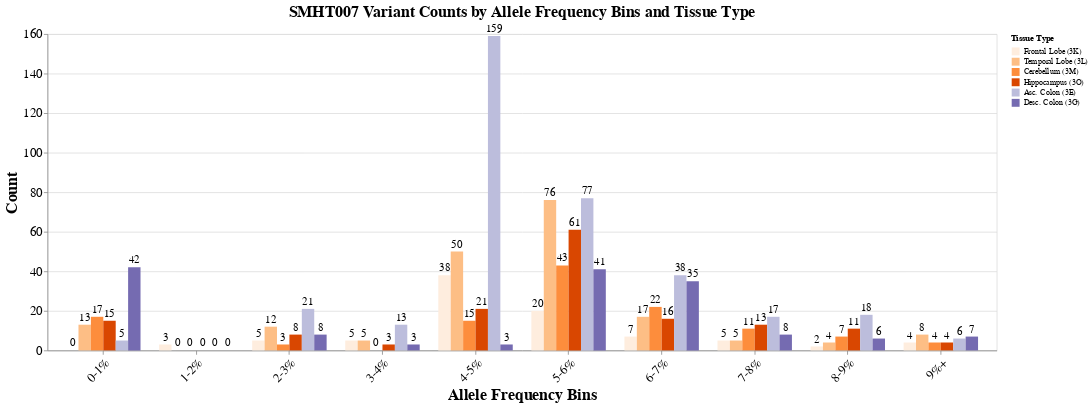

Notebook cell for this chart:
### Code cell
# Histogram of binned VAF per tissue for SMHT005

import pandas as pd
import altair as alt
import numpy as np

# Create allele frequency bins
af_bins = []
af_bins = ['0-1%', '1-2%', '2-3%', '3-4%', '4-5%', 
           '5-6%', '6-7%', '7-8%', '8-9%', '9%+']

# Tissue categories (same as original)
tissues = []
tissues = ['Frontal Lobe (3K)', 'Temporal Lobe (3L)', 'Cerebellum (3M)', 
           'Hippocampus (3O)', 'Asc. Colon (3E)', 'Desc. Colon (3G)']

counts = []
# /scratch/ucgd/lustre-labs/marth/scratch/u0746015/smaht_donor_tissue/rufus_runs/smht005/brain_vs_blood/filter_by_af.sh output concatenated in order
smht005_counts = [0, 1, 1, 1, 7, 7, 1, 1, 1, 2, 6, #3AK - 25
          0, 1, 1, 0, 9, 9, 4, 0, 0, 0, 0, #3AL - 24
          0, 0, 0, 0, 5, 11, 3, 3, 1, 1, 4, #3AM - 26
          0, 2, 0, 3, 14, 7, 2, 3, 2, 0, 1, #3AO - 33
          0, 10, 6, 10, 26, 11, 8, 2, 2, 4, #3E - 76
          0, 6, 0, 0, 6, 0, 2, 1, 0, 0, 0] #3G - 15

smht007_counts = [0, 3, 5, 5, 38, 20, 7, 5, 2, 4, 13, #3AK - 102
                0, 12, 5, 50, 76, 17, 5, 4, 8, 17, # 3AL - 194
                0, 3, 0, 15, 43, 22, 11, 7, 4, 15, # 3AM - 120
                0, 8, 3, 21, 61, 16, 13, 11, 4, 5, # 3AO - 142
                0, 21, 13, 159, 77, 38, 17, 18, 6, 42, # 3E - 391
                0, 8, 3, 3, 41, 35, 8, 6, 7, 25] #3G - 136

data_rows = []
for i, tissue in enumerate(tissues):
    for j, af_bin in enumerate(af_bins):
        # Calculate the correct index in the counts array
        count_index = i * len(af_bins) + j
        count_value = smht007_counts[count_index]
        data_rows.append({'af_bin': af_bin, 'tissue': tissue, 'count': count_value})

data = pd.DataFrame(data_rows)

# Same color scheme as original
custom_colors = ['#feedde', '#fdbe85', '#fd8d3c', '#d94701', '#bcbddc', '#756bb1']
color_scale = alt.Scale(domain=tissues, range=custom_colors)

# Create grouped bar chart
bars = alt.Chart(data).mark_bar().encode(
    x=alt.X('af_bin:N',
            title='Allele Frequency Bins',
            axis=alt.Axis(labelAngle=-45),  # Explicitly set label rotation
            sort=af_bins),
    y=alt.Y('count:Q', title='Count'),
    color=alt.Color('tissue:N',
                    scale=color_scale,
                    title='Tissue Type'),
    xOffset=alt.XOffset('tissue:N', sort=tissues),
    tooltip=['af_bin:N', 'tissue:N', 'count:Q']
)

# Create the text labels
text_labels = alt.Chart(data).mark_text(
    align='center',
    baseline='bottom',
    fontSize=14,
    dy=-2
).encode(
    x=alt.X('af_bin:N', sort=af_bins),
    y=alt.Y('count:Q'),
    color=alt.value('black'),
    text=alt.Text('count:Q'),
    xOffset=alt.XOffset('tissue:N', sort=tissues)
)

# Combine bars and text
grouped_chart = (bars + text_labels).properties(
    width=1200,
    height=400,
    title='SMHT007 Variant Counts by Allele Frequency Bins and Tissue Type'
).configure_title(
    fontSize=20
).configure_axis(
    labelFontSize=16,
    titleFontSize=20
)

# Display the grouped chart (you can switch to the faceted version by using 'bars + text' instead)
grouped_chart.show()

### Figure 1 — Vega-Lite specification as saved in the notebook (floating-point values rounded to 4 significant figures)
{"config": {"view": {"continuousWidth": 300, "continuousHeight": 300}, "axis": {"labelFontSize": 16, "titleFontSize": 20}, "title": {"fontSize": 20}}, "layer": [{"mark": {"type": "bar"}, "encoding": {"color": {"field": "tissue", "scale": {"domain": ["Frontal Lobe (3K)", "Temporal Lobe (3L)", "Cerebellum (3M)", "Hippocampus (3O)", "Asc. Colon (3E)", "Desc. Colon (3G)"], "range": ["#feedde", "#fdbe85", "#fd8d3c", "#d94701", "#bcbddc", "#756bb1"]}, "title": "Tissue Type", "type": "nominal"}, "tooltip": [{"field": "af_bin", "type": "nominal"}, {"field": "tissue", "type": "nominal"}, {"field": "count", "type": "quantitative"}], "x": {"axis": {"labelAngle": -45}, "field": "af_bin", "sort": ["0-1%", "1-2%", "2-3%", "3-4%", "4-5%", "5-6%", "6-7%", "7-8%", "8-9%", "9%+"], "title": "Allele Frequency Bins", "type": "nominal"}, "xOffset": {"field": "tissue", "sort": ["Frontal Lobe (3K)", "Temporal Lobe (3L)", "Cerebellum (3M)", "Hippocampus (3O)", "Asc. Colon (3E)", "Desc. Colon (3G)"], "type": "nominal"}, "y": {"field": "count", "title": "Count", "type": "quantitative"}}}, {"mark": {"type": "text", "align": "center", "baseline": "bottom", "dy": -2, "fontSize": 14}, "encoding": {"color": {"value": "black"}, "text": {"field": "count", "type": "quantitative"}, "x": {"field": "af_bin", "sort": ["0-1%", "1-2%", "2-3%", "3-4%", "4-5%", "5-6%", "6-7%", "7-8%", "8-9%", "9%+"], "type": "nominal"}, "xOffset": {"field": "tissue", "sort": ["Frontal Lobe (3K)", "Temporal Lobe (3L)", "Cerebellum (3M)", "Hippocampus (3O)", "Asc. Colon (3E)", "Desc. Colon (3G)"], "type": "nominal"}, "y": {"field": "count", "type": "quantitative"}}}], "data": {"name": "data-01e397196e85b2b3cd0e6bcb7f090d36"}, "height": 400, "title": "SMHT007 Variant Counts by Allele Frequency Bins and Tissue Type", "width": 1200, "$schema": "https://vega.github.io/schema/vega-lite/v5.20.1.json", "datasets": {"data-01e397196e85b2b3cd0e6bcb7f090d36": [{"af_bin": "0-1%", "tissue": "Frontal Lobe (3K)", "count": 0}, {"af_bin": "1-2%", "tissue": "Frontal Lobe (3K)", "count": 3}, {"af_bin": "2-3%", "tissue": "Frontal Lobe (3K)", "count": 5}, {"af_bin": "3-4%", "tissue": "Frontal Lobe (3K)", "count": 5}, {"af_bin": "4-5%", "tissue": "Frontal Lobe (3K)", "count": 38}, {"af_bin": "5-6%", "tissue": "Frontal Lobe (3K)", "count": 20}, {"af_bin": "6-7%", "tissue": "Frontal Lobe (3K)", "count": 7}, {"af_bin": "7-8%", "tissue": "Frontal Lobe (3K)", "count": 5}, {"af_bin": "8-9%", "tissue": "Frontal Lobe (3K)", "count": 2}, {"af_bin": "9%+", "tissue": "Frontal Lobe (3K)", "count": 4}, {"af_bin": "0-1%", "tissue": "Temporal Lobe (3L)", "count": 13}, {"af_bin": "1-2%", "tissue": "Temporal Lobe (3L)", "count": 0}, {"af_bin": "2-3%", "tissue": "Temporal Lobe (3L)", "count": 12}, {"af_bin": "3-4%", "tissue": "Temporal Lobe (3L)", "count": 5}, {"af_bin": "4-5%", "tissue": "Temporal Lobe (3L)", "count": 50}, {"af_bin": "5-6%", "tissue": "Temporal Lobe (3L)", "count": 76}, {"af_bin": "6-7%", "tissue": "Temporal Lobe (3L)", "count": 17}, {"af_bin": "7-8%", "tissue": "Temporal Lobe (3L)", "count": 5}, {"af_bin": "8-9%", "tissue": "Temporal Lobe (3L)", "count": 4}, {"af_bin": "9%+", "tissue": "Temporal Lobe (3L)", "count": 8}, {"af_bin": "0-1%", "tissue": "Cerebellum (3M)", "count": 17}, {"af_bin": "1-2%", "tissue": "Cerebellum (3M)", "count": 0}, {"af_bin": "2-3%", "tissue": "Cerebellum (3M)", "count": 3}, {"af_bin": "3-4%", "tissue": "Cerebellum (3M)", "count": 0}, {"af_bin": "4-5%", "tissue": "Cerebellum (3M)", "count": 15}, {"af_bin": "5-6%", "tissue": "Cerebellum (3M)", "count": 43}, {"af_bin": "6-7%", "tissue": "Cerebellum (3M)", "count": 22}, {"af_bin": "7-8%", "tissue": "Cerebellum (3M)", "count": 11}, {"af_bin": "8-9%", "tissue": "Cerebellum (3M)", "count": 7}, {"af_bin": "9%+", "tissue": "Cerebellum (3M)", "count": 4}, {"af_bin": "0-1%", "tissue": "Hippocampus (3O)", "count": 15}, {"af_bin": "1-2%", "tissue": "Hippocampus (3O)", "count": 0}, {"af_bin": "2-3%", "tissue": "Hippocampus (3O)", "count": 8}, {"af_bin": "3-4%", "tissue": "Hippocampus (3O)", "count": 3}, {"af_bin": "4-5%", "tissue": "Hippocampus (3O)", "count": 21}, {"af_bin": "5-6%", "tissue": "Hippocampus (3O)", "count": 61}, {"af_bin": "6-7%", "tissue": "Hippocampus (3O)", "count": 16}, {"af_bin": "7-8%", "tissue": "Hippocampus (3O)", "count": 13}, {"af_bin": "8-9%", "tissue": "Hippocampus (3O)", "count": 11}, {"af_bin": "9%+", "tissue": "Hippocampus (3O)", "count": 4}, {"af_bin": "0-1%", "tissue": "Asc. Colon (3E)", "count": 5}, {"af_bin": "1-2%", "tissue": "Asc. Colon (3E)", "count": 0}, {"af_bin": "2-3%", "tissue": "Asc. Colon (3E)", "count": 21}, {"af_bin": "3-4%", "tissue": "Asc. Colon (3E)", "count": 13}, {"af_bin": "4-5%", "tissue": "Asc. Colon (3E)", "count": 159}, {"af_bin": "5-6%", "tissue": "Asc. Colon (3E)", "count": 77}, {"af_bin": "6-7%", "tissue": "Asc. Colon (3E)", "count": 38}, {"af_bin": "7-8%", "tissue": "Asc. Colon (3E)", "count": 17}, {"af_bin": "8-9%", "tissue": "Asc. Colon (3E)", "count": 18}, {"af_bin": "9%+", "tissue": "Asc. Colon (3E)", "count": 6}, {"af_bin": "0-1%", "tissue": "Desc. Colon (3G)", "count": 42}, {"af_bin": "1-2%", "tissue": "Desc. Colon (3G)", "count": 0}, {"af_bin": "2-3%", "tissue": "Desc. Colon (3G)", "count": 8}, {"af_bin": "3-4%", "tissue": "Desc. Colon (3G)", "count": 3}, {"af_bin": "4-5%", "tissue": "Desc. Colon (3G)", "count": 3}, {"af_bin": "5-6%", "tissue": "Desc. Colon (3G)", "count": 41}, {"af_bin": "6-7%", "tissue": "Desc. Colon (3G)", "count": 35}, {"af_bin": "7-8%", "tissue": "Desc. Colon (3G)", "count": 8}, {"af_bin": "8-9%", "tissue": "Desc. Colon (3G)", "count": 6}, {"af_bin": "9%+", "tissue": "Desc. Colon (3G)", "count": 7}]}}
